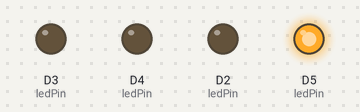
Simulated run of this sketch. Board: ESP8266 (NodeMCU). On the bench: output pins drawn as LEDs (lit = HIGH).

Above: at 0.5 s.
At 1.5 s:
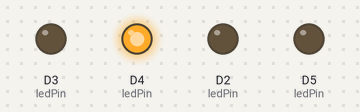
At 2.5 s:
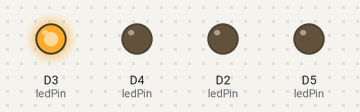
At 3.5 s:
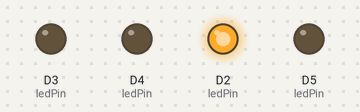
Timing chart, 0 to 5.2 s (numbered marks = the images above):
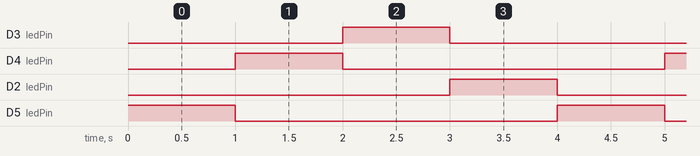

Measured:
- by itself, D3 (ledPin), D4 (ledPin), D2 (ledPin), D5 (ledPin): alternates HIGH for 1.0 s and LOW for 3.0 s
- by itself, everything shown: repeats every 4.0 s, in 5 steps

The sketch:

T22-Praktikum_Proyek_Dasar_Led_2_Running_LED.ino
```cpp
//definisikan Pin yang digunakan
const int LED1 = D5;
const int LED2 = D4;
const int LED3 = D3;
const int LED4 = D2;

//buat array dari variabel Pin yang akan digunakan untuk perulangan
int ledPin[]={LED1,LED2,LED3,LED4};
//buat variabel untuk delay
int nDelay = 1000;

void setup() {
  //perulangan untuk menentukan pin menjadi output
  for(int i = 0; i < 4; i++){
    pinMode(ledPin[i], OUTPUT);
  }
}

void loop() {
  //perulangan untuk menghidupmatikan led
  for(int i = 0; i < 4; i++){
    digitalWrite(ledPin[i], HIGH);
    delay(nDelay);
    for(int j = 0; j < 4; j++){
      digitalWrite(ledPin[j], LOW);
    }
  }
}
```
